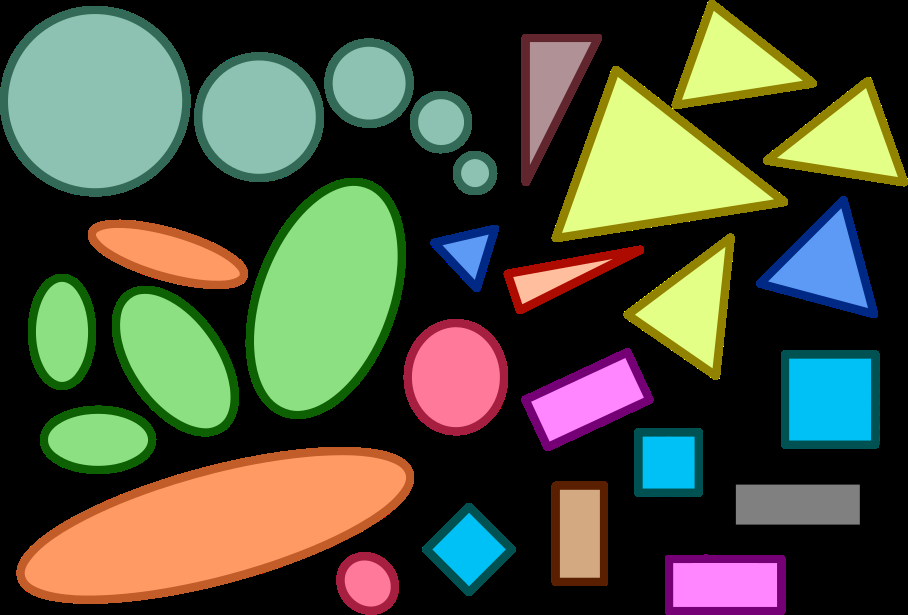
#> input picture 03-opencv-lab/resources/geometric-shapes.png, 908 x 615 px
$ python example08_classify_shapes.py
#> lines starting #> are read from the running program, lines starting #| are printed output that depends on the picture; after the words box and inside, x2 and y2 are one past the last pixel; in counts of white or black regions, pixels touching at a corner belong together
### 03-opencv-lab/example06_imgstacking.py
import cv2
import tkinter as tk
import numpy as np

width = 512
height = 512

def stack_images_line(img_line, scale = 1.0):
    for index in range(0, len(img_line)):
        img = img_line[index]
        shape = img.shape
        if len(shape) == 2:
            img = cv2.cvtColor(img, cv2.COLOR_GRAY2BGR)
        img_scaled = cv2.resize(img, (int(shape[1] * scale), int(shape[0] * scale)))
        if index == 0:
            result = img_scaled
        else:
            result = np.hstack((result, img_scaled))
    return result

def stack_images(images, scale = 1.0):
    if len(images) == 1:
        return stack_images_line(images, scale)
    for index in range(0, len(images)):
        line = images[index]
        if index == 0:
            result = stack_images_line(line, scale)
        else:
            result = np.vstack((result, stack_images_line(line, scale)))
    return result

# [27 lines that do not run on import are left out]

### 03-opencv-lab/example08_classify_shapes.py
import cv2
import numpy as np
import example06_imgstacking as stacking

def empty(arg):
    pass

def classify_figure(contour, w, h):
    num_vertices = len(contour)
    ratio = w / float(h)
    if num_vertices < 3:
        return "unrecognized"
    elif num_vertices == 3:
        return "Triangle"
    elif num_vertices == 4:
        if ratio > 0.95 and ratio < 1.05:
            return "Square"
        else:
            return "Rectangle"
    elif num_vertices > 4:
        if ratio > 0.95 and ratio < 1.05:
            return "Circle"
        else:
            return "Ellipse"

def find_contours(img):
    contours, hierachy = cv2.findContours(img, cv2.RETR_EXTERNAL, cv2.CHAIN_APPROX_NONE)
    for contour in contours:
        area = cv2.contourArea(contour)
        if area > 50:
            print("area = ", area)
            cv2.drawContours(img_copy, contour, -1, (0,0,255), 2)
            perimeter = cv2.arcLength(contour, True)
            print("perimeter = ", perimeter)
            approx = cv2.approxPolyDP(contour, 0.02*perimeter, True)
            print("Vertices:", len(approx))
            x, y, w, h = cv2.boundingRect(approx)
            cv2.rectangle(img_copy, (x, y), (x + w, y + h), (0,255,0), 2)
            figure = classify_figure(approx, w, h)
            cv2.putText(img_copy, f'{figure}', (x, y + h//2), cv2.QT_FONT_NORMAL, 1, (0, 0, 255), 2, cv2.LINE_AA )

if __name__ == '__main__':
    cv2.namedWindow("Trackbars")
    cv2.resizeWindow("Trackbars", 480, 100)
    cv2.createTrackbar("Treshold 1", "Trackbars", 50, 255, empty)
    cv2.createTrackbar("Treshold 2", "Trackbars", 50, 255, empty)
    img = cv2.imread("resources/geometric-shapes.png")
#> img is the input picture: shape (615, 908, 3); mean B, G, R 60.8, 79.8, 75.8
    blurred = cv2.GaussianBlur(img,(7,7), 1)
    blank = np.zeros_like(img)
    while True:
        t1 = cv2.getTrackbarPos("Treshold 1", "Trackbars")
        t2 = cv2.getTrackbarPos("Treshold 2", "Trackbars")

        canny = cv2.Canny(blurred, t1, t2)
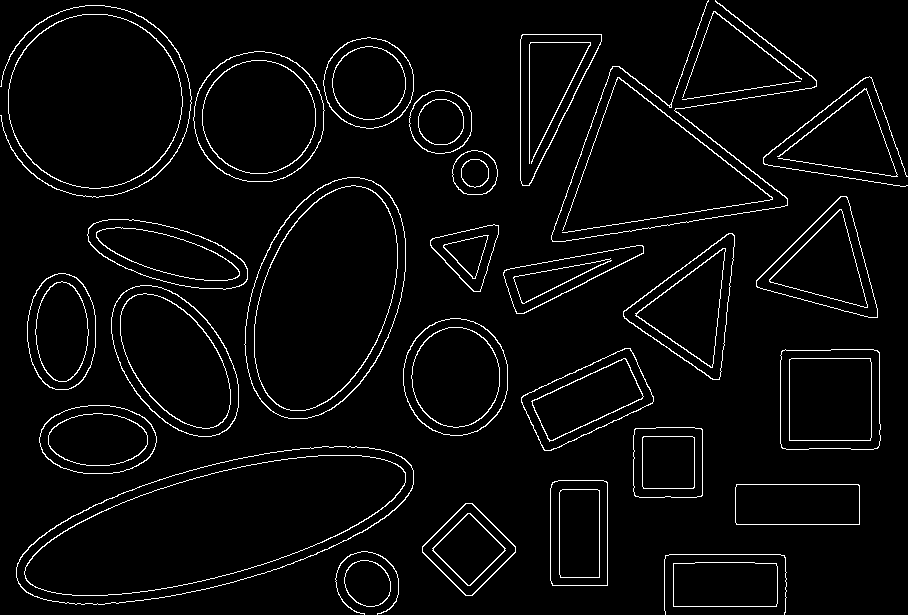
#> canny: shape (615, 908); 3.8% white in thin lines or dots
        img_copy = img.copy();
        find_contours(canny);
#> in find_contours, `contours, hierachy = cv2.findContours(img, cv2.RETR_EXTERNAL, cv2.CHAI..`: contours = 34 contours, 2 with area under 20; largest, box (x1, y1, x2, y2) and area: (16, 446, 414, 605) 38690, (244, 177, 406, 419) 28632, (8, 14, 183, 189) 23860, (193, 51, 325, 182) 13439, (111, 285, 239, 437) 13412
#> the loop in find_contours, `for contour in contours:` made 34 passes
#> (area, perimeter, approx, x, y, w, h, num_vertices in classify_figure) on passes 1, 5, 6, 7, 9, 11, 12: (4527, 293.7, [[673, 563], [673, 606], [776, 606], [776, 563]], 673, 563, 104, 44, 4), (4858, 269.2, [[465, 503], [422, 552], [472, 595], [515, 546]], 422, 503, 94, 93, 4), (4955.5, 326.2, [[735, 487], [736, 524], [859, 524], [858, 484]], 735, 484, 125, 41, 4), (5957, 319.3, [[552, 482], [552, 585], [607, 585], [607, 482]], 552, 482, 56, 104, 4), (4764, 275.5, [[635, 428], [634, 495], [701, 496], [702, 429]], 634, 428, 69, 69, 4), (9785, 395.1, [[782, 350], [781, 447], [877, 448], [879, 352]], 781, 350, 99, 99, 4), (7443.5, 384.2, [[630, 348], [521, 397], [544, 450], [652, 403]], 521, 348, 132, 103, 4)
#> (area, perimeter, x, y, w, h, num_vertices in classify_figure, ratio in classify_figure) on passes 2, 4, 8, 10, 13, 14: (1664.5, 153, 344, 560, 47, 47, 8, 1), (51, 395.3, 335, 551, 63, 64, 13, 0.984), (38690.5, 959.9, 16, 446, 398, 159, 8, 2.5), (6385, 314.9, 39, 405, 118, 69, 8, 1.71), (9706.5, 368.8, 403, 318, 105, 118, 8, 0.89), (13412.5, 457, 111, 290, 128, 141, 8, 0.908)
#> (printed output is left out)
#> after the loop in find_contours, `for contour in contours:`:
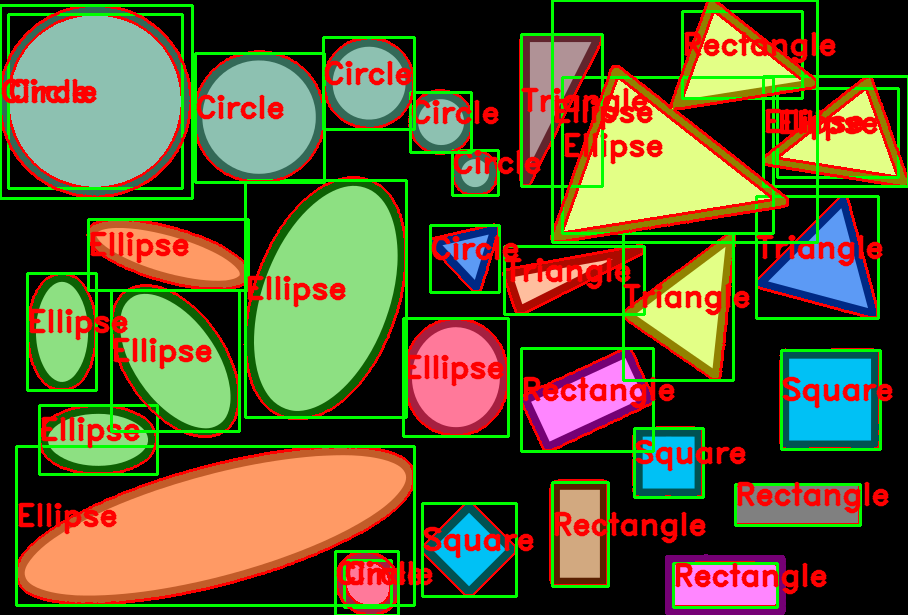
#> img_copy: shape (615, 908, 3); 19.89% of pixels changed, all inside (x1, y1, x2, y2) = (0, 0, 908, 615)

        img_stack = stacking.stack_images(((img, blurred, canny),
                                           (img_copy, blank, blank)), 0.7)
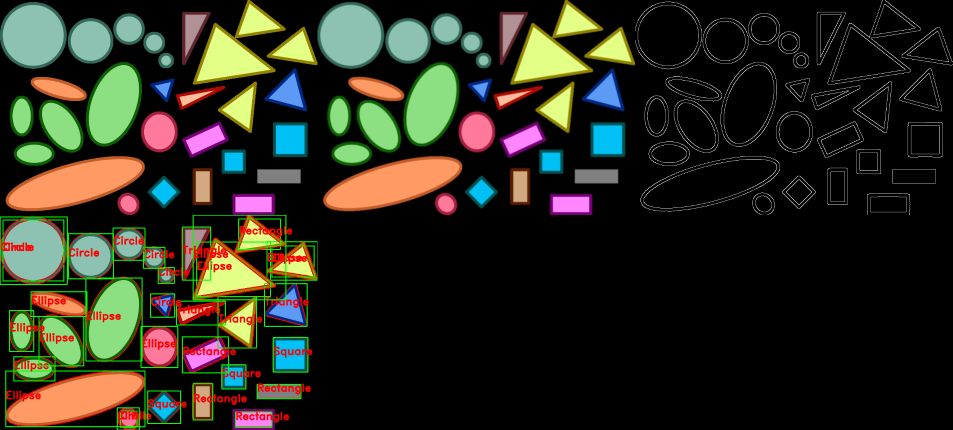
#> img_stack: shape (860, 1905, 3) (shown at 1/2 size); mean B, G, R 30.4, 42.5, 42
        cv2.imshow("Shapes",  img_stack)

        if cv2.waitKey(10) & 0xFF == 27:
#> (key Esc is pressed here)
            break

    cv2.destroyAllWindows()
